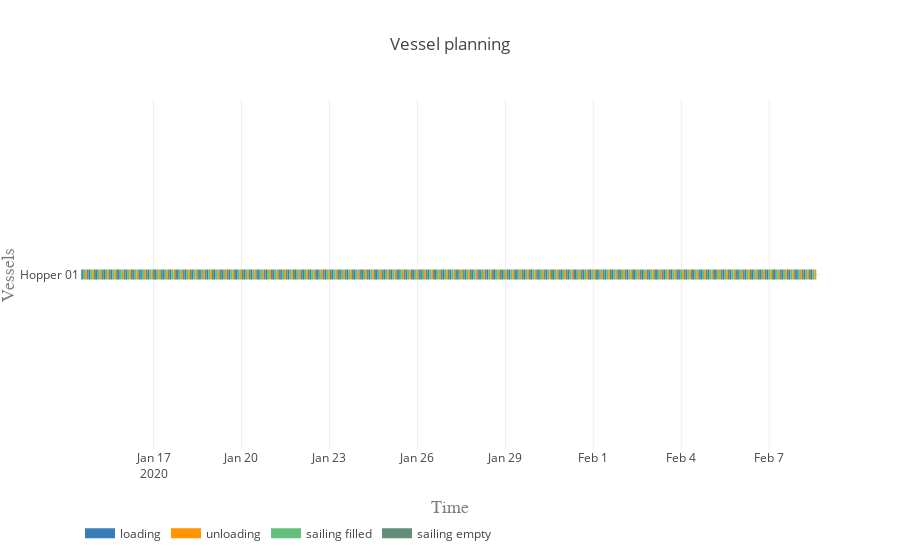

Write notebook code for a chart like this one.
### Markdown cell above
#### Vessel planning

### Code cell
vessels = [hopper]

activities = ['loading', 'unloading', 'sailing filled', 'sailing empty']
colors = {0:'rgb(55,126,184)', 1:'rgb(255,150,0)', 2:'rgb(98, 192, 122)', 3:'rgb(98, 141, 122)'}

plot.vessel_planning(vessels, activities, colors)

### Figure 1 — Plotly figure (JSON) as saved in the notebook; plotly's stock layout.template omitted (floating-point values rounded to 4 significant figures; data arrays with more than 128 entries replaced by an {"elided": "..."} marker saying what was removed)
{"data": [{"connectgaps": false, "hoverinfo": "y+name", "line": {"color": "rgb(55,126,184)", "width": 10}, "mode": "lines", "name": "loading", "type": "scatter", "uid": "cd95322f-e981-4158-8d72-dc48d308723b", "x": {"elided": "500 str values"}, "y": {"elided": "500 str values"}}, {"connectgaps": false, "hoverinfo": "y+name", "line": {"color": "rgb(255,150,0)", "width": 10}, "mode": "lines", "name": "unloading", "type": "scatter", "uid": "a8c97b38-1b35-4307-ad53-22398c1d8783", "x": {"elided": "500 str values"}, "y": {"elided": "500 str values"}}, {"connectgaps": false, "hoverinfo": "y+name", "line": {"color": "rgb(98, 192, 122)", "width": 10}, "mode": "lines", "name": "sailing filled", "type": "scatter", "uid": "b054ea5a-3abc-41ff-a5e2-136ef85d4b15", "x": {"elided": "500 str values"}, "y": {"elided": "500 str values"}}, {"connectgaps": false, "hoverinfo": "y+name", "line": {"color": "rgb(98, 141, 122)", "width": 10}, "mode": "lines", "name": "sailing empty", "type": "scatter", "uid": "cf86600e-47bb-4886-a282-195d4124ea61", "x": {"elided": "495 str values"}, "y": {"elided": "495 str values"}}], "layout": {"hovermode": "closest", "legend": {"orientation": "h", "x": 0, "y": -0.2}, "title": "Vessel planning", "xaxis": {"range": ["2020-01-14 11:49:44", "2020-02-08 17:32:01.175227"], "title": "Time", "titlefont": {"color": "#7f7f7f", "family": "Courier New, monospace", "size": 18}}, "yaxis": {"title": "Vessels", "titlefont": {"color": "#7f7f7f", "family": "Courier New, monospace", "size": 18}}}}
